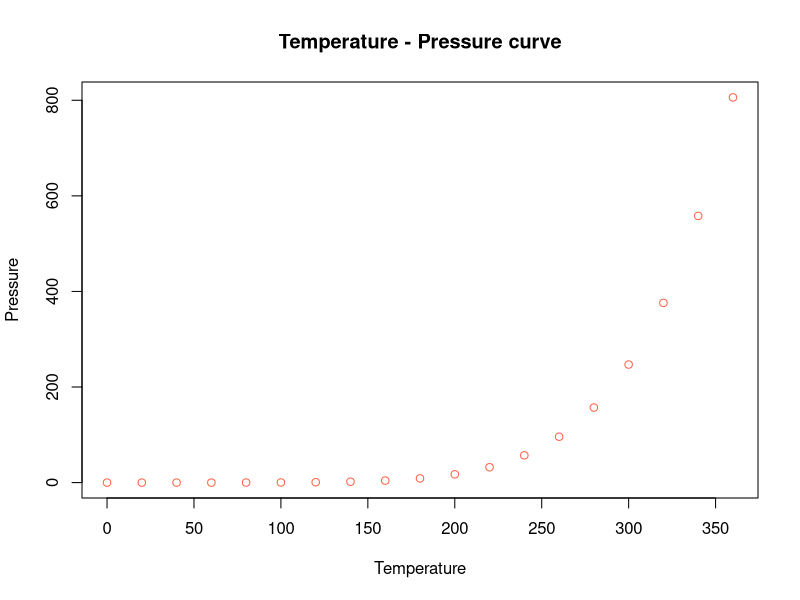

Generate this figure with R:
## ---- chunk 1
str(cars)
summary(cars)


## ---- chunk 2
plot(pressure, xlab = "Temperature" , ylab = "Pressure" ,  col = "tomato", bg = "grey", main = "Temperature - Pressure curve")
